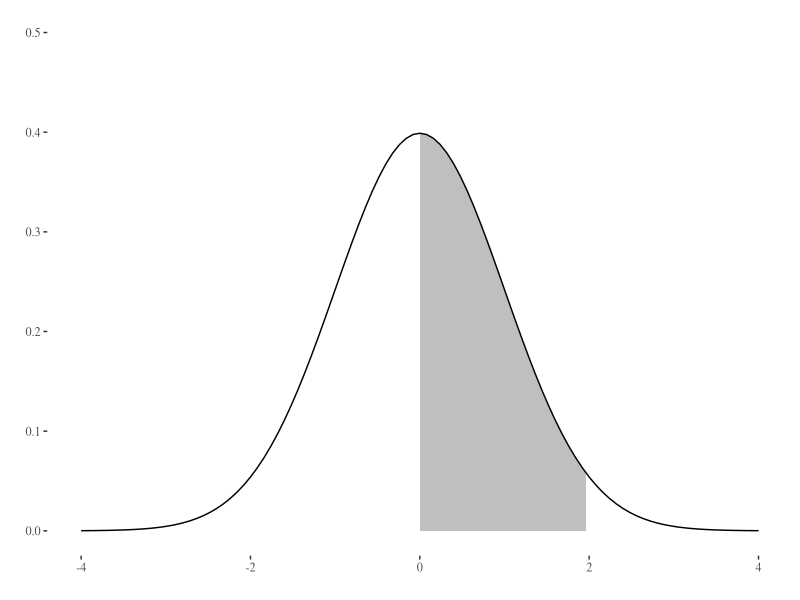
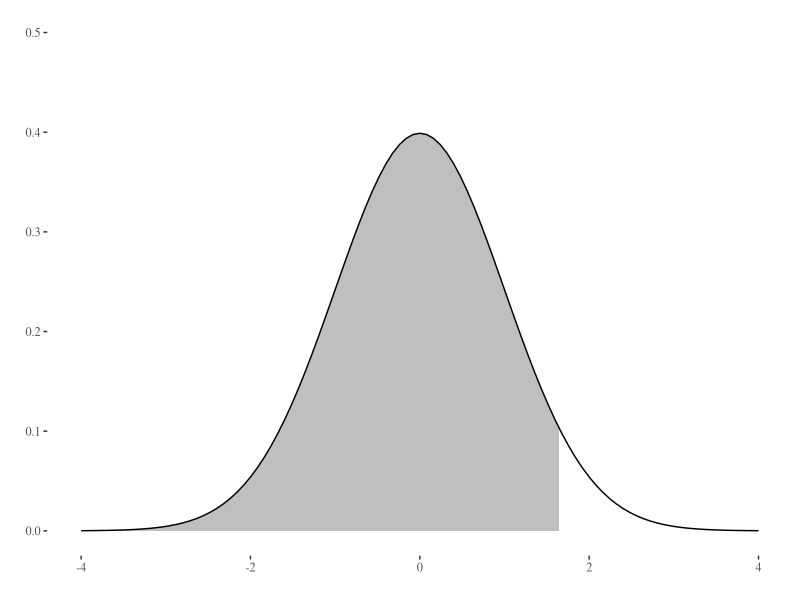
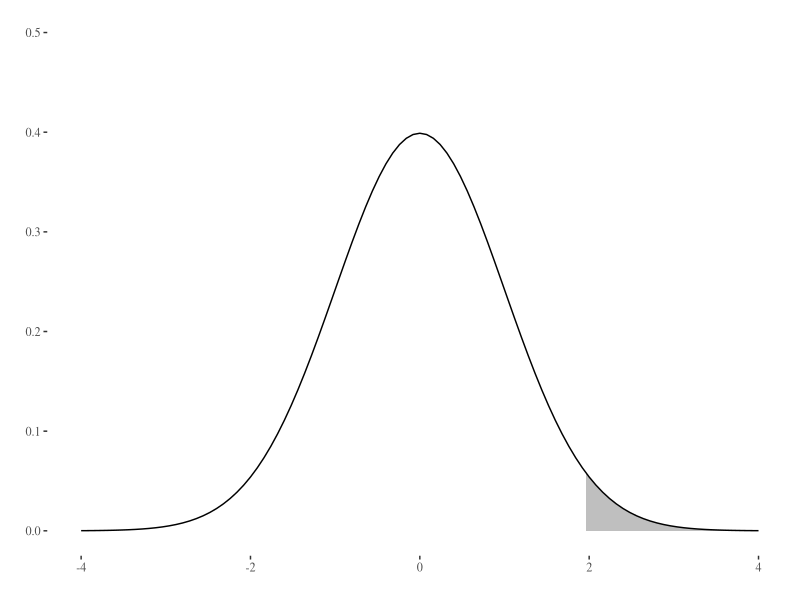

The R source for these figures, in order: (Note: this script raises an error after producing the figures.)
## ---- chunk 1
library(tidyverse)
library(tufte)

# invalidate cache when the tufte version changes
knitr::opts_chunk$set(cache.extra = packageVersion('tufte'))
options(htmltools.dir.version = FALSE)

knitr::opts_chunk$set(echo = TRUE,                 # Rコードを出力する
                      warning = FALSE,             # Rの警告を抑止する
                      fig_caption = TRUE,
                      fig.align = 'center',        # 図を中央揃えにする
                      attr.source='.numberLines'   # Rコードに行番号表示
                      )

# tufte packageでは、余白に図などを表示させる制御があるためfig.posによる
# 図表位置の固定はできません。また、見出しは節レベル（level 2）までです。
if (knitr::is_latex_output()) {
  knitr::opts_chunk$set(dev = "cairo_pdf",       # 図の出力にPDFデバイスを使う
                        dev.args = list(family = "Source Han Code JP"),
                                                 # 図のフォントを指定する
                        tinytex.verbose = TRUE   # デバッグ用メッセージを出力
                        )
}

## ---- chunk 2
x <- seq(from = -4, to = 4, len = 101)
q <- seq(from = qnorm(0.50), to = qnorm(0.975), len = 101)

data.frame(x = x, y = dnorm(x), q = q, r = dnorm(q)) %>% 
  ggplot2::ggplot() + 
    ggplot2::geom_ribbon(ggplot2::aes(x = q, y = r, ymin = 0, ymax = r), fill = "gray75") +
    ggplot2::geom_path(ggplot2::aes(x = x, y = y)) +
    ggplot2::labs(x = "", y = "") + ggplot2::lims(y = c(0, 0.5)) +
    ggthemes::theme_tufte()
## ---- chunk 3
qnorm(0.95)
## ---- chunk 4
x <- seq(from = -4, to = 4, len = 101)
q <- seq(from = -4, to = qnorm(0.95), len = 101)

data.frame(x = x, y = dnorm(x), q = q, r = dnorm(q)) %>% 
  ggplot2::ggplot() + 
    ggplot2::geom_ribbon(ggplot2::aes(x = q, y = r, ymin = 0, ymax = r), fill = "gray75") +
    ggplot2::geom_path(ggplot2::aes(x = x, y = y)) +
    ggplot2::labs(x = "", y = "") + ggplot2::lims(y = c(0, 0.5)) +
    ggthemes::theme_tufte()
## ---- chunk 5
x <- seq(from = -4, to = 4, len = 101)
q <- seq(from = qnorm(0.025, lower.tail = FALSE), to = 4, len = 101)

data.frame(x = x, y = dnorm(x), q = q, r = dnorm(q)) %>% 
  ggplot2::ggplot() + 
    ggplot2::geom_ribbon(ggplot2::aes(x = q, y = r, ymin = 0, ymax = r), fill = "gray75") +
    ggplot2::geom_path(ggplot2::aes(x = x, y = y)) +
    ggplot2::labs(x = "", y = "") + ggplot2::lims(y = c(0, 0.5)) +
    ggthemes::theme_tufte()
## ---- chunk 6
qnorm((1 - 0.95) / 2, lower.tail = FALSE)
## ---- chunk 7
qnorm((1 - 0.90) / 2, lower.tail = FALSE)
## ---- chunk 8
qnorm((1 - 0.683) / 2, lower.tail = FALSE)
## ---- chunk 9
pnorm(c(1.00, 1.65, 1.96), lower.tail = FALSE)
## ---- chunk 10
(pnorm(0) - pnorm(c(1.00, 1.65, 1.96), lower.tail = FALSE)) * 2
## ---- chunk 11
# create a bib file for the R packages used in this document
knitr::write_bib(c('base', 'rmarkdown'), file = './bib/skeleton.bib')
